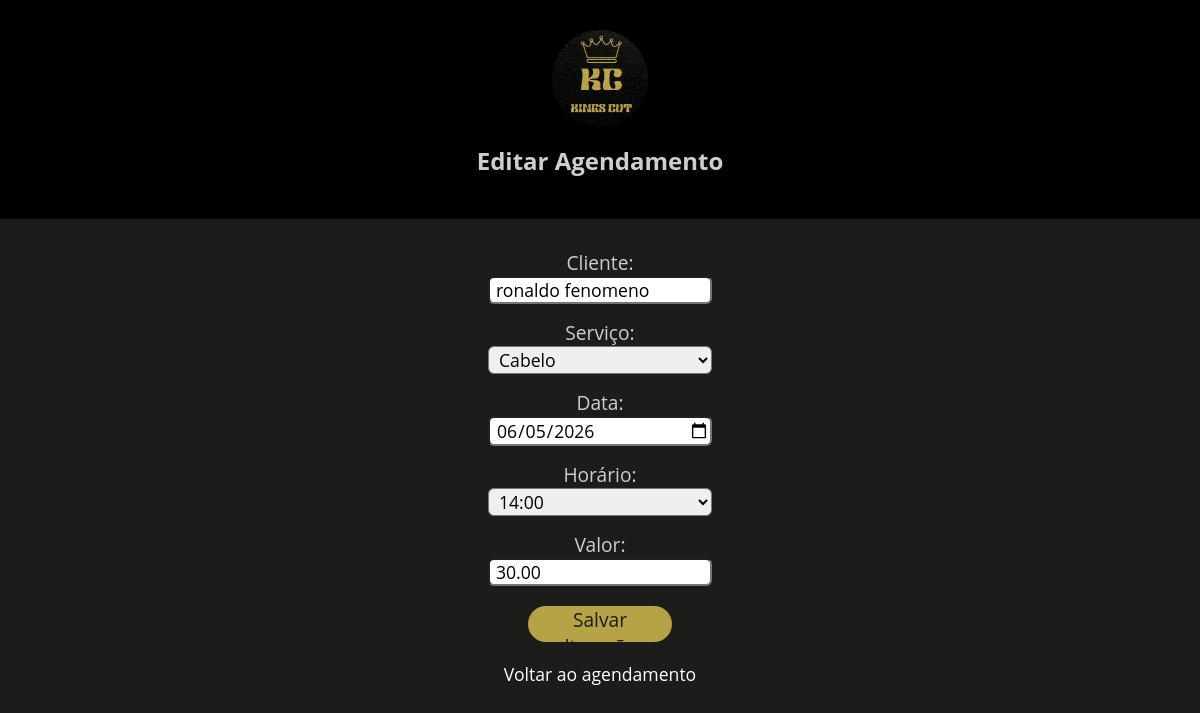
Page /agendamento/editar.php?id=12 (signed in) on the committed database.
### tables this page shows
CREATE TABLE `agendamentos` (
  `id` int(11) NOT NULL,
  `cliente` varchar(100) NOT NULL,
  `servico` varchar(50) NOT NULL,
  `data_agendada` date NOT NULL,
  `horario` time NOT NULL,
  `valor` decimal(10,2) NOT NULL,
  `id_usuario` int(11) NOT NULL
);

### agendamento/editar.php (the view, shortened to what this page needs)
<?php
include("../conexao.php");
$id = intval($_GET['id']);
$id_usuario = $_SESSION['id_usuario'];
$sql = "SELECT * FROM agendamentos
        WHERE id = ? AND id_usuario = ?";
$stmt = $conexao->prepare($sql);
$stmt->bind_param("ii", $id, $id_usuario);
$stmt->execute();
$resultado = $stmt->get_result();
$agendamento = $resultado->fetch_assoc();
?>
<!DOCTYPE html>
<html lang="pt-br">
<head>
    <link rel="stylesheet" href="../src/style-editar.css">
</head>
<body>
    <nav>
        <img class="logo" src="../src/images/logo.jpeg" alt="logo do perfil">
        <h1>Editar Agendamento</h1>
    </nav>
    <form method="post">
        <p>
            <label>Cliente:</label><br>
            <input class="caixinha" type="text" name="cliente"
                   value="<?php echo $agendamento['cliente']; ?>" required>
        </p>
        <p>
            <label>Serviço:</label><br>
            <select class="caixinha" name="servico" id="servico" onchange="atualizarValor()" required>
                <option value="Cabelo"
                    <?php if ($agendamento['servico'] == 'Cabelo') echo 'selected'; ?>
                    data-valor="30.00">Cabelo</option>
            </select>
        </p>
        <p>
            <label>Data:</label><br>
            <input class="caixinha" type="date" name="data_agendada"
                   value="<?php echo $agendamento['data_agendada']; ?>" required>
        </p>
        <p>
            <label>Horário:</label><br>
            <select class="caixinha" name="horario" required>
                <?php
                $horarios = [
                    "09:00", "10:00", "11:00", "12:00",
                    "13:00", "14:00", "15:00", "16:00",
                    "17:00", "18:00"
                ];
                foreach ($horarios as $hora) {
                    $selected = (substr($agendamento['horario'], 0, 5) == $hora)
                        ? "selected"
                        : "";
                    echo "<option value='$hora' $selected>$hora</option>";
                }
                ?>
            </select>
        </p>
        <p>
            <label>Valor:</label><br>
            <input class="caixinha" type="text" name="valor" id="valor"
                   value="<?php echo $agendamento['valor']; ?>" readonly>
        </p>
        <button type="submit">Salvar alterações</button>
    </form>
    <p><a class="link" href="listar.php">Voltar ao agendamento</a></p>
</body>
</html>

### src/style-editar.css (style rules this page uses)
* { padding: 0; margin: 0; box-sizing: border-box; font-family: "Open Sans", sans-serif; }
:root { --cor-fonte: #B6A347; --cor-fundo: #1C1C1A; --cor-fundo-2: #cdcece; --cor-fundo-botao: #9b9b9b; }
body { background-color: var(--cor-fundo); color: var(--cor-fundo-2); text-align: center; }
nav { background-color: black; padding: 30px 0px; }
nav > .logo { border-radius: 50%; width: 6rem; }
nav > h1 { background-color: black; padding: 12px 0px; }
form { margin-top: 30px; font-size: 1.2rem; }
form > p { margin-top: 15px; }
form > button { display: block; font-size: 1em; width: 12%; height: 36px; background-color: var(--cor-fonte); color: var(--cor-fundo); border: none; border-radius: 25px; cursor: pointer; margin: 20px auto; transition: all 0.5s ease; }
.caixinha { font-size: 1.1rem; border-radius: 6px; width: 14rem; padding-left: 6px; }
p > .link { color: white; font-size: 1.1rem; text-decoration: none; line-height: 25px; }

### rows in the picture
agendamentos: cliente "ronaldo fenomeno", servico "Cabelo", data_agendada "06/05/2026", valor "30.00"

### other values in the picture
form field horario "14:00"
